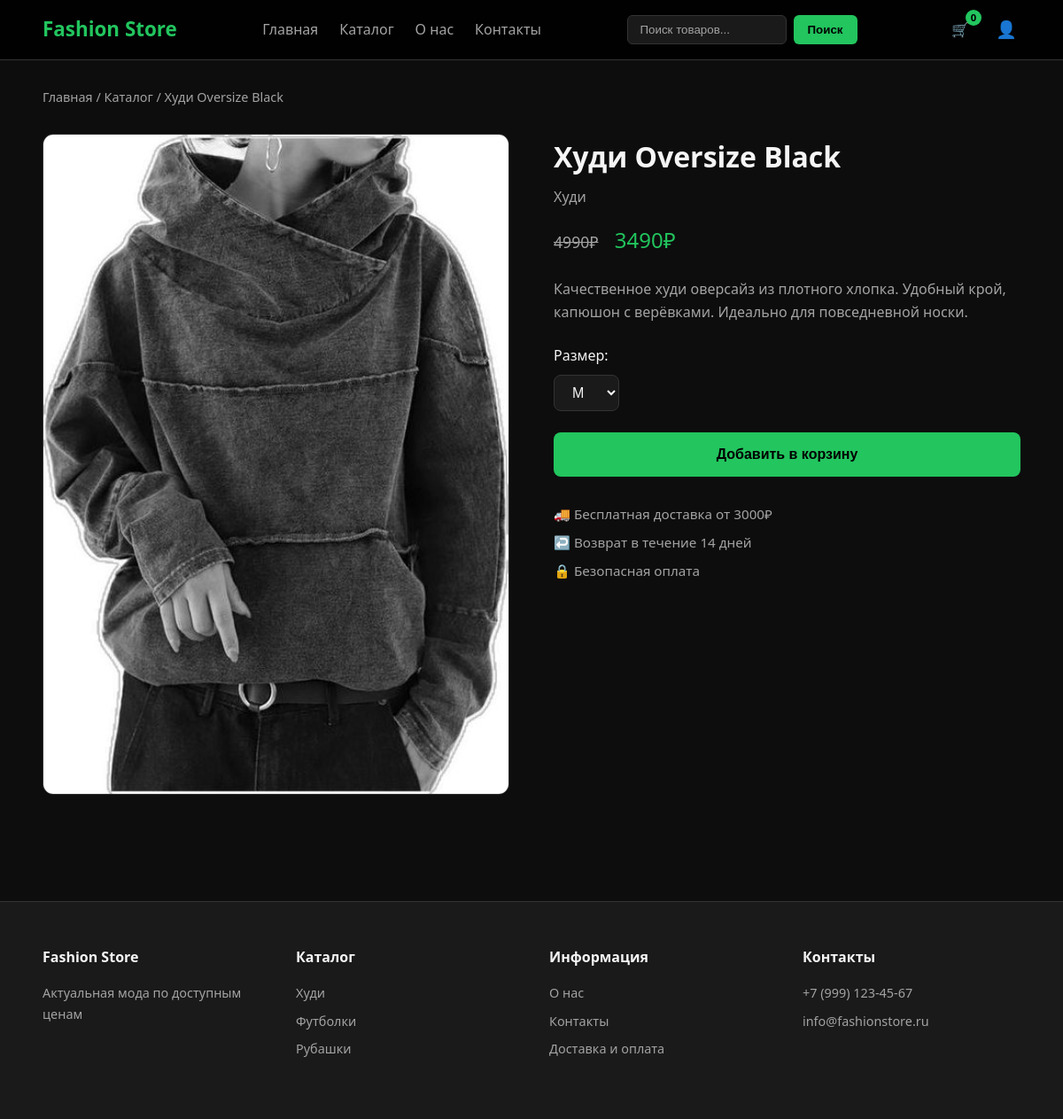
/product/1/, run on the app's committed database.
### store/models.py (models this page shows, shortened)
class Product(models.Model):
    name = models.CharField(max_length=200)
    price = models.IntegerField()
    old_price = models.IntegerField(null=True, blank=True)
    image = models.CharField(max_length=255, blank=True)
    sku = models.CharField(max_length=50, unique=True)
    category = models.ForeignKey(Category, on_delete=models.SET_NULL, null=True, related_name='products')
    is_new = models.BooleanField(default=False)
    is_popular = models.BooleanField(default=False)
    description = models.TextField(blank=True)
    material = models.CharField(max_length=100, blank=True)
    care = models.CharField(max_length=100, blank=True)
    colors = models.CharField(max_length=255, blank=True)
    color_names = models.CharField(max_length=255, blank=True)
    sizes = models.CharField(max_length=255, blank=True)
    sizes_in_stock = models.CharField(max_length=255, blank=True)
    rating = models.FloatField(default=0)
    reviews_count = models.IntegerField(default=0)
    created_at = models.DateTimeField(auto_now_add=True)

class Category(models.Model):
    name = models.CharField(max_length=50)
    slug = models.SlugField(max_length=50, unique=True)

### store/views.py (the view)
# urls.py: path('product/<int:product_id>/', views.product_detail, name='product_detail'),
def product_detail(request, product_id):
    product = get_object_or_404(Product, pk=product_id)
    reviews = product.reviews.order_by('-created_at')[:10]
    return render(request, 'product.html', {'product': product, 'reviews': reviews})

### templates/product.html (shortened to what this page needs)
{% extends 'base.html' %}
{% load static %}
{% block content %}
<main class="container">
    <section class="product-page">
        <div class="breadcrumbs">
            <a href="{% url 'index' %}">Главная</a> / <a href="{% url 'catalog' %}">Каталог</a> / <span>{{ product.name }}</span>
        </div>
        <div class="product-detail">
            <div class="product-gallery">
                <img src="{% static product.image %}" alt="{{ product.name }}">
            </div>
            <div class="product-info">
                <h1>{{ product.name }}</h1>
                <p class="product-category">{{ product.category.name|default:'Товар' }}</p>
                <p class="product-price">
                    {% if product.old_price %}<span class="old-price">{{ product.old_price }}₽</span>{% endif %}
                    <span class="price">{{ product.price }}₽</span>
                </p>
                <p class="product-desc">{{ product.description }}</p>
                <div class="product-size">
                    <label>Размер:</label>
                    <select id="productSize">
                        <option value="M" selected>M</option>
                    </select>
                </div>
                <div class="product-actions">
                    <button class="btn btn-primary btn-add-cart-product" id="addToCartBtn" data-id="{{ product.id }}">Добавить в корзину</button>
                </div>
                <div class="product-features">
                    <p>🚚 Бесплатная доставка от 3000₽</p>
                    <p>↩️ Возврат в течение 14 дней</p>
                    <p>🔒 Безопасная оплата</p>
                </div>
            </div>
        </div>
    </section>
</main>
{% endblock %}

### app/static/css/style.css (style rules this page uses)
* { margin: 0; padding: 0; box-sizing: border-box; }
:root { --color-bg: #0d0d0d; --color-surface: #1a1a1a; --color-card: #222; --color-accent: #22c55e; --color-accent-hover: #16a34a; --color-text: #f5f5f5; --color-text-muted: #a3a3a3; --color-border: #333; }
body { font-family: 'Segoe UI', system-ui, -apple-system, sans-serif; background-color: var(--color-bg); color: var(--color-text); line-height: 1.6; }
a { color: inherit; text-decoration: none; }
img { max-width: 100%; display: block; }
.container { width: 92%; max-width: 1200px; margin: 0 auto; }
.btn { padding: 12px 24px; border-radius: 8px; font-weight: 600; border: none; cursor: pointer; transition: all 0.2s; }
.btn-primary { background: var(--color-accent); color: #000; }
.product-page { padding: 30px 0 60px; }
.breadcrumbs { color: var(--color-text-muted); font-size: 0.9rem; margin-bottom: 30px; }
.product-detail { display: grid; grid-template-columns: 1fr 1fr; gap: 50px; }
.product-gallery img { width: 100%; border-radius: 12px; border: 1px solid var(--color-border); }
.product-info h1 { font-size: 2rem; margin-bottom: 8px; }
.product-category { color: var(--color-text-muted); margin-bottom: 16px; }
.product-price { font-size: 1.5rem; margin-bottom: 24px; }
.product-price .old-price { text-decoration: line-through; color: var(--color-text-muted); font-size: 1.1rem; margin-right: 12px; }
.product-price .price { color: var(--color-accent); }
.product-desc { color: var(--color-text-muted); margin-bottom: 24px; }
.product-size { margin-bottom: 24px; }
.product-size label { display: block; margin-bottom: 8px; font-weight: 500; }
.product-size select { padding: 10px 16px; background: var(--color-surface); border: 1px solid var(--color-border); color: var(--color-text); border-radius: 8px; font-size: 1rem; }
.product-actions { margin-bottom: 30px; }
.btn-add-cart-product { width: 100%; padding: 16px; font-size: 1rem; }
.product-features p { color: var(--color-text-muted); font-size: 0.95rem; margin-bottom: 8px; }

### data on the page
Product: name "Худи Oversize Black", image (picture), category.name "Худи", old_price "4990", price "3490", description "Качественное худи оверсайз из плотного хлопка. Удобный крой, капюшон с верёвками. Идеально для повседневной носки."
